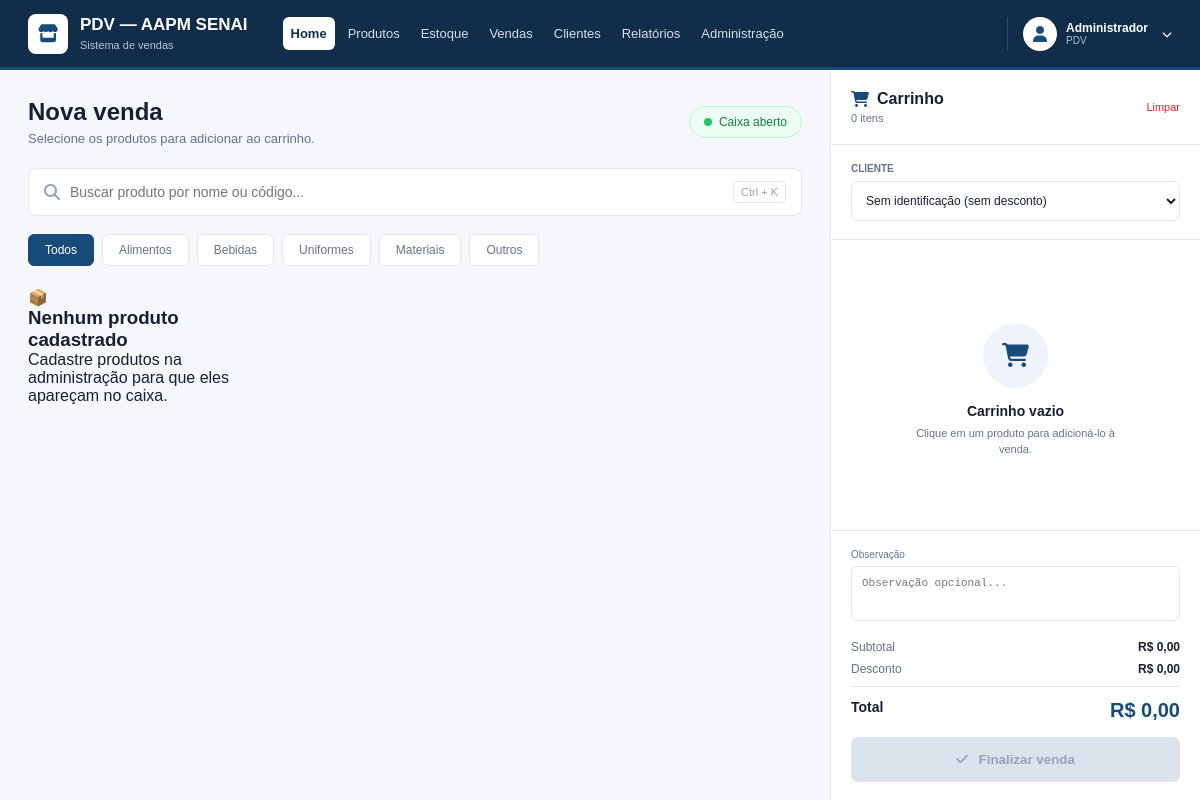
Page /pdv/ (signed in) on the earlier database version.
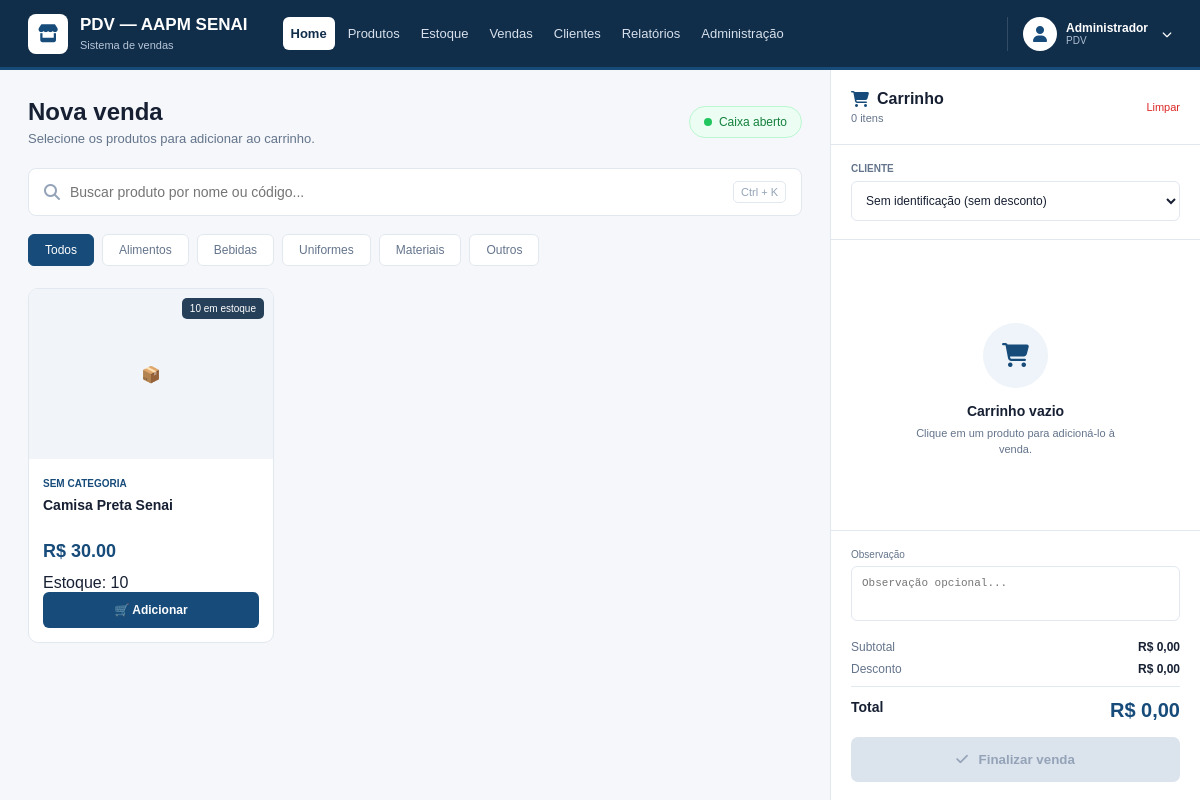
Same page on the later database version.
### app/models/produto.py (models this page shows, shortened)
class Produto(Base):
    __tablename__ = "produtos"
    id = Column(Integer, primary_key=True, autoincrement=True, index=True)
    nome = Column(String(150), nullable=False, index=True)
    preco = Column(Float, nullable=False, default=0.0)
    estoque_atual = Column(Integer, nullable=False, default=0)
    ativo = Column(Boolean, default=True)
    imagem_path = Column(String(255), nullable=True)
    categoria_id = Column(Integer, ForeignKey("categorias.id", ondelete="SET NULL"), nullable=True )
    categoria = relationship("Categoria", back_populates="produtos")

### app/controllers/pdv_controller.py (the view)
@router.get("/")
def tela_pdv(
    request: Request,
    db: Session = Depends(get_db),
    usuario = Depends(get_usuario_logado)
):
    produtos  = (
        db.query(Produto)
        .filter(Produto.ativo == True, Produto.estoque_atual > 0)
        .order_by(Produto.nome)
        .all()
    )
    clientes  = (
        db.query(Cliente)
        .filter(Cliente.ativo == True)
        .order_by(Cliente.nome)
        .all()
    )
    return templates.TemplateResponse(
        request,
        "pdv/index.html",
        {
            "request":             request,
            "usuario":             usuario,
            "produtos":            produtos,
            "clientes":            clientes,
            "desconto_associado":  DESCONTO_ASSOCIADO,
        }
    )

### app/templates/pdv/index.html (shortened to what the changed rows need)
<!DOCTYPE html>
<html lang="pt-BR">
<head>
    <link rel="stylesheet" href="/static/pdv-css/index.css">
    <link rel="stylesheet"
          href="https://cdnjs.cloudflare.com/ajax/libs/font-awesome/6.5.2/css/all.min.css">
</head>
<body>
    <header class="topbar">
        <div class="logo-area">
            <div>
                <h1>PDV — AAPM SENAI</h1>
            </div>
        </div>
    </header>
    <main class="layout">
        <section class="produtos-area">
            <div class="pagina-header">
                <div>
                    <h2>Nova venda</h2>
                </div>
            </div>
<div class="produtos-grid">
    {% for produto in produtos %}
    <div class="produto-card">
        <div class="produto-imagem">
            {% if produto.imagem_path %}
                <img
                    src="{{ produto.imagem_path }}"
                    alt="{{ produto.nome }}"
                    onerror="this.style.display='none'; this.nextElementSibling.style.display='flex';"
                >
                <div
                    class="imagem-sem-produto"
                    style="display: none;"
                >
                    📦
                </div>
            {% else %}
                <div class="imagem-sem-produto">
                    📦
                </div>
            {% endif %}
            <span class="estoque-tag">
                {% if produto.estoque_atual > 0 %}
                    {{ produto.estoque_atual }} em estoque
                {% else %}
                    Sem estoque
                {% endif %}
            </span>
        </div>
        <div class="produto-conteudo">
            <span class="produto-categoria">
                {% if produto.categoria %}
                    {{ produto.categoria.nome }}
                {% else %}
                    Sem categoria
                {% endif %}
            </span>
            <h3>
                {{ produto.nome }}
            </h3>
            <strong class="preco">
                R$ {{ "%.2f"|format(produto.preco) }}
            </strong>
            <span class="estoque">
                Estoque: {{ produto.estoque_atual }}
            </span>
            <button
                type="button"
                class="btn-adicionar"
                data-id="{{ produto.id }}"
                data-nome="{{ produto.nome }}"
                data-preco="{{ produto.preco }}"
                data-estoque="{{ produto.estoque_atual }}"
            >
                {% if produto.estoque_atual > 0 %}
                    🛒 Adicionar
                {% else %}
                    Sem estoque
                {% endif %}
            </button>
        </div>
    </div>
    {% else %}
    <div class="sem-produtos">
        <div class="imagem-sem-produto">
            📦
        </div>
        <h3>
            Nenhum produto cadastrado
        </h3>
        <p>
            Cadastre produtos na administração
            para que eles apareçam no caixa.
        </p>
    </div>
    {% endfor %}
</div>
</section>
        <aside class="carrinho">
            <div class="carrinho-header">
                <div>
                    <h2>
                        <i class="fa-solid fa-cart-shopping"></i>
                        Carrinho
                    </h2>
                </div>
            </div>
        </aside>
    </main>
</body>
</html>

Differences in the rows shown:
added Produto: estoque_atual "10", nome "Camisa Preta Senai", preco "30.00", shows "🛒 Adicionar"
Other differences:
text no longer shown: "📦 Nenhum produto cadastrado Cadastre produtos na administração para que eles apareçam no caixa."
